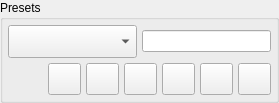
                  <widget class="QGroupBox" name="presets_gb">
                   <property name="sizePolicy">
                    <sizepolicy hsizetype="Expanding" vsizetype="Fixed">
                     <horstretch>0</horstretch>
                     <verstretch>0</verstretch>
                    </sizepolicy>
                   </property>
                   <property name="minimumSize">
                    <size>
                     <width>0</width>
                     <height>0</height>
                    </size>
                   </property>
                   <property name="title">
                    <string>Presets</string>
                   </property>
                   <property name="flat">
                    <bool>false</bool>
                   </property>
                   <property name="checkable">
                    <bool>false</bool>
                   </property>
                   <layout class="QVBoxLayout" name="verticalLayout_8">
                    <property name="spacing">
                     <number>5</number>
                    </property>
                    <property name="leftMargin">
                     <number>5</number>
                    </property>
                    <property name="topMargin">
                     <number>5</number>
                    </property>
                    <property name="rightMargin">
                     <number>5</number>
                    </property>
                    <property name="bottomMargin">
                     <number>5</number>
                    </property>
                    <item>
                     <layout class="QHBoxLayout" name="horizontalLayout_6">
                      <property name="spacing">
                       <number>5</number>
                      </property>
                      <item>
                       <widget class="QComboBox" name="presets_cmb">
                        <property name="sizePolicy">
                         <sizepolicy hsizetype="Expanding" vsizetype="Fixed">
                          <horstretch>0</horstretch>
                          <verstretch>0</verstretch>
                         </sizepolicy>
                        </property>
                        <property name="insertPolicy">
                         <enum>QComboBox::InsertPolicy::InsertAtBottom</enum>
                        </property>
                        <property name="sizeAdjustPolicy">
                         <enum>QComboBox::SizeAdjustPolicy::AdjustToMinimumContentsLengthWithIcon</enum>
                        </property>
                        <property name="iconSize">
                         <size>
                          <width>25</width>
                          <height>25</height>
                         </size>
                        </property>
                       </widget>
                      </item>
                      <item>
                       <widget class="QLineEdit" name="preset_name_edt">
                        <property name="sizePolicy">
                         <sizepolicy hsizetype="Expanding" vsizetype="Fixed">
                          <horstretch>0</horstretch>
                          <verstretch>0</verstretch>
                         </sizepolicy>
                        </property>
                       </widget>
                      </item>
                     </layout>
                    </item>
                    <item>
                     <layout class="QHBoxLayout" name="horizontalLayout_2">
                      <property name="bottomMargin">
                       <number>0</number>
                      </property>
                      <item>
                       <spacer name="horizontalSpacer_5">
                        <property name="orientation">
                         <enum>Qt::Orientation::Horizontal</enum>
                        </property>
                        <property name="sizeHint" stdset="0">
                         <size>
                          <width>40</width>
                          <height>20</height>
                         </size>
                        </property>
                       </spacer>
                      </item>
                      <item>
                       <widget class="QToolButton" name="new_preset_tb">
                        <property name="enabled">
                         <bool>true</bool>
                        </property>
                        <property name="sizePolicy">
                         <sizepolicy hsizetype="Preferred" vsizetype="Fixed">
                          <horstretch>0</horstretch>
                          <verstretch>0</verstretch>
                         </sizepolicy>
                        </property>
                        <property name="toolTip">
                         <string>Add new preset</string>
                        </property>
                        <property name="text">
                         <string/>
                        </property>
                        <property name="icon">
                         <iconset resource="../../res/resources.qrc">
                          <normaloff>:/icons/icons/new.png</normaloff>:/icons/icons/new.png</iconset>
                        </property>
                        <property name="iconSize">
                         <size>
                          <width>25</width>
                          <height>25</height>
                         </size>
                        </property>
                        <property name="shortcut">
                         <string>Ins</string>
                        </property>
                       </widget>
                      </item>
                      <item>
                       <widget class="QToolButton" name="edit_preset_tb">
                        <property name="enabled">
                         <bool>true</bool>
                        </property>
                        <property name="sizePolicy">
                         <sizepolicy hsizetype="Preferred" vsizetype="Fixed">
                          <horstretch>0</horstretch>
                          <verstretch>0</verstretch>
                         </sizepolicy>
                        </property>
                        <property name="toolTip">
                         <string>Edit preset name</string>
                        </property>
                        <property name="text">
                         <string/>
                        </property>
                        <property name="icon">
                         <iconset resource="../../res/resources.qrc">
                          <normaloff>:/icons/icons/edit.png</normaloff>:/icons/icons/edit.png</iconset>
                        </property>
                        <property name="iconSize">
                         <size>
                          <width>25</width>
                          <height>25</height>
                         </size>
                        </property>
                        <property name="shortcut">
                         <string>Ctrl+E</string>
                        </property>
                       </widget>
                      </item>
                      <item>
                       <widget class="QToolButton" name="save_preset_tb">
                        <property name="enabled">
                         <bool>true</bool>
                        </property>
                        <property name="sizePolicy">
                         <sizepolicy hsizetype="Preferred" vsizetype="Fixed">
                          <horstretch>0</horstretch>
                          <verstretch>0</verstretch>
                         </sizepolicy>
                        </property>
                        <property name="toolTip">
                         <string>Save preset</string>
                        </property>
                        <property name="text">
                         <string/>
                        </property>
                        <property name="icon">
                         <iconset resource="../../res/resources.qrc">
                          <normaloff>:/icons/icons/save.png</normaloff>:/icons/icons/save.png</iconset>
                        </property>
                        <property name="iconSize">
                         <size>
                          <width>25</width>
                          <height>25</height>
                         </size>
                        </property>
                        <property name="shortcut">
                         <string>Ctrl+S</string>
                        </property>
                       </widget>
                      </item>
                      <item>
                       <widget class="QToolButton" name="cancel_preset_edit_tb">
                        <property name="enabled">
                         <bool>true</bool>
                        </property>
                        <property name="sizePolicy">
                         <sizepolicy hsizetype="Preferred" vsizetype="Fixed">
                          <horstretch>0</horstretch>
                          <verstretch>0</verstretch>
                         </sizepolicy>
                        </property>
                        <property name="toolTip">
                         <string>Cancel operation on the preset</string>
                        </property>
                        <property name="text">
                         <string/>
                        </property>
                        <property name="icon">
                         <iconset resource="../../res/resources.qrc">
                          <normaloff>:/icons/icons/close1.png</normaloff>:/icons/icons/close1.png</iconset>
                        </property>
                        <property name="iconSize">
                         <size>
                          <width>25</width>
                          <height>25</height>
                         </size>
                        </property>
                        <property name="shortcut">
                         <string>Esc</string>
                        </property>
                       </widget>
                      </item>
                      <item>
                       <widget class="QToolButton" name="remove_preset_tb">
                        <property name="enabled">
                         <bool>true</bool>
                        </property>
                        <property name="sizePolicy">
                         <sizepolicy hsizetype="Preferred" vsizetype="Fixed">
                          <horstretch>0</horstretch>
                          <verstretch>0</verstretch>
                         </sizepolicy>
                        </property>
                        <property name="toolTip">
                         <string>Delete the selected preset</string>
                        </property>
                        <property name="text">
                         <string/>
                        </property>
                        <property name="icon">
                         <iconset resource="../../res/resources.qrc">
                          <normaloff>:/icons/icons/delete.png</normaloff>:/icons/icons/delete.png</iconset>
                        </property>
                        <property name="iconSize">
                         <size>
                          <width>25</width>
                          <height>25</height>
                         </size>
                        </property>
                        <property name="shortcut">
                         <string>Del</string>
                        </property>
                       </widget>
                      </item>
                      <item>
                       <widget class="QToolButton" name="default_presets_tb">
                        <property name="enabled">
                         <bool>true</bool>
                        </property>
                        <property name="sizePolicy">
                         <sizepolicy hsizetype="Preferred" vsizetype="Fixed">
                          <horstretch>0</horstretch>
                          <verstretch>0</verstretch>
                         </sizepolicy>
                        </property>
                        <property name="toolTip">
                         <string>Restore the default presets</string>
                        </property>
                        <property name="text">
                         <string/>
                        </property>
                        <property name="icon">
                         <iconset resource="../../res/resources.qrc">
                          <normaloff>:/icons/icons/refresh.png</normaloff>:/icons/icons/refresh.png</iconset>
                        </property>
                        <property name="iconSize">
                         <size>
                          <width>25</width>
                          <height>25</height>
                         </size>
                        </property>
                        <property name="shortcut">
                         <string>Ctrl+R</string>
                        </property>
                       </widget>
                      </item>
                     </layout>
                    </item>
                   </layout>
                  </widget>
